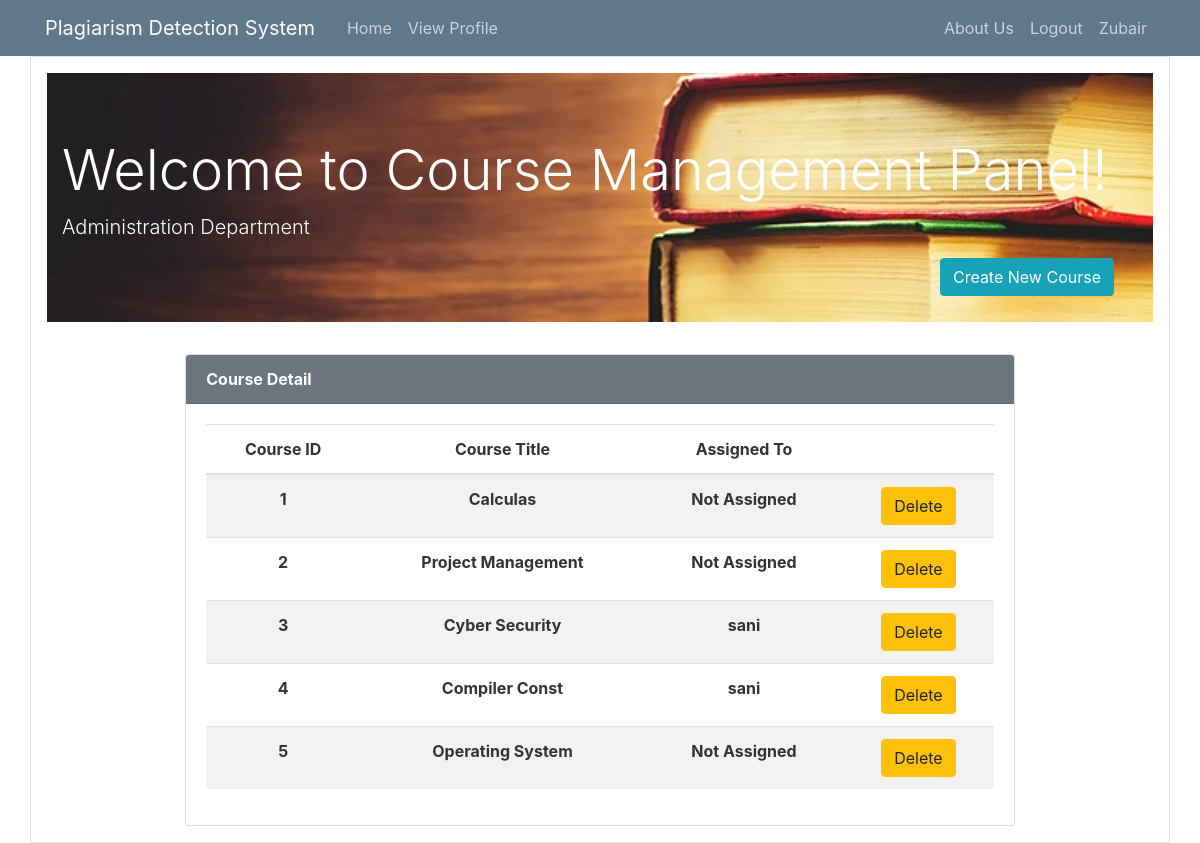
The page /course_management (signed in) on the database its author committed.
### lms/models.py (models this page shows, shortened)
class User(db.Model, UserMixin):
    id = db.Column(db.Integer, primary_key=True)
    name = db.Column(db.String(30), unique=False, nullable=False)
    username = db.Column(db.String(20), unique=True, nullable=False)
    email = db.Column(db.String(120), unique=True, nullable=False)
    mobile_no = db.Column(db.String(120), unique=True, nullable=True)
    address = db.Column(db.String(20), unique=False, nullable=True)
    user_category = db.Column(db.String(20), unique=False, nullable=False)
    image_file = db.Column(db.String(20), nullable=False, default='default.jpg')
    password = db.Column(db.String(60), nullable=False)

class Course(db.Model, UserMixin):
    id = db.Column(db.Integer, primary_key=True)
    title = db.Column(db.String(20), unique=True, nullable=False)
    assigned_to = db.Column(db.String(20), unique=False, nullable=True)

### lms/routes.py (the view)
@app.route('/course_management', methods=['GET', 'POST'])
@login_required
def course_management():
    cc_form = CreateNewCourse()
    headings = ['Course ID', 'Course Title', 'Assigned To', '']
    courses = Course.query.all()
    if cc_form.validate_on_submit():
        course = Course(title=cc_form.title.data)
        db.session.add(course)
        db.session.commit()
        return redirect(url_for('course_management'))
    return render_template('course_management.html', title='Course Management', form=cc_form, headings=headings,
                           data=courses)

### lms/models.py (called while the page is built)
@login_manager.user_loader
def load_user(user_id):
    return User.query.get(int(user_id))

### lms/templates/course_management.html (shortened to what this page needs)
{% extends "layout.html" %}
{% block content %}
<div class="container border p-3">
    <div class="jumbotron jumbotron-fluid text-white" style="background-image: url({{ url_for('static', filename='jumbo.jpg')}}); background-size: cover;">
        <div class="container">
            <h2 class="display-4 text-white">Welcome to Course Management Panel!</h2>
                <p class="lead">Administration Department</p>
            <button type="button" class="btn btn-info float-right mr-4" data-toggle="modal" data-target="#course_create">
              Create New Course
            </button>
        </div>
    </div>
    <div class="card w-75 mx-auto">
                <div class="card-header font-weight-bold bg-secondary text-white">
                Course Detail
            </div>
                <div class="card-body text-center">
                <table class="table table-hover table-striped">
              <thead>
                <tr>
                    {% for heading in headings %}
                  <th scope="col">{{ heading }}</th>
                    {% endfor %}
                </tr>
              </thead>
                <tbody>
                {% for row in data %}
                <tr>
                    <th scope="row">{{ row.id }}</th>
                    <th scope="row">{{ row.title}}</th>
                    {% if row.assigned_to %}
                        <th scope="row">{{ row.assigned_to}}</th>
                    {% else %}
                        <th scope="row">Not Assigned</th>
                    {% endif %}
                    <th scope="row">
                        <a href="/delete_course/{{row.id}}/" class="btn btn-warning btn-xs">Delete</a>
                    </th>
                </tr>
                {% endfor %}
                </tbody>
        </table>
            </div>
            </div>
</div>
{% endblock content %}

### lms/templates/layout.html (shortened to what this page needs)
<!DOCTYPE html>
<html lang="en">
<head>
    <link rel="stylesheet" href="https://maxcdn.bootstrapcdn.com/bootstrap/4.0.0/css/bootstrap.min.css">
	<link rel="stylesheet" type="text/css" href="{{ url_for('static', filename='main.css') }}">
</head>
<body style="background: #ffffff">
    <header class="site-header">
      <nav class="navbar navbar-expand-md navbar-dark bg-steel">
        <div class="container">
          <a class="navbar-brand mr-4" href="{{ url_for('home') }}">Plagiarism Detection System</a>
          <div class="collapse navbar-collapse" id="navbarToggle">
            <div class="navbar-nav mr-auto">
              <a class="nav-item nav-link" href="{{ url_for('home') }}">Home</a>
                <a class="nav-item nav-link" href="{{ url_for('user_profile') }}">View Profile</a>
            </div>
            <div class="navbar-nav">
                <a class="nav-item nav-link" href="#">About Us</a>
                <a class="nav-item nav-link" href="{{ url_for('logout') }}">Logout</a>
                {% if current_user.is_authenticated %}
                    <a class="nav-item nav-link">{{current_user.username[0]|upper}}{{current_user.username[1:]}}</a>
                {% endif %}
            </div>
          </div>
        </div>
      </nav>
    </header>
    {% block content %} {% endblock %}
</body>
</html>

### lms/static/main.css (style rules this page uses)
body { background: #fafafa; color: #333333; }
h1, h2, h3, h4, h5, h6 { color: #444444; }
.bg-steel { background-color: #5f788a; }
.site-header .navbar-nav .nav-link { color: #cbd5db; }

### rows shown on the page
User: username "Z", username "ubair"
Course: id "1", title "Calculas", shows "Not Assigned"
Course: id "2", title "Project Management", shows "Not Assigned"
Course: id "3", title "Cyber Security", assigned_to "sani"
Course: id "4", title "Compiler Const", assigned_to "sani"
Course: id "5", title "Operating System", shows "Not Assigned"

### other values the page prints
{{ heading }} "Course ID" "Course Title" "Assigned To"
